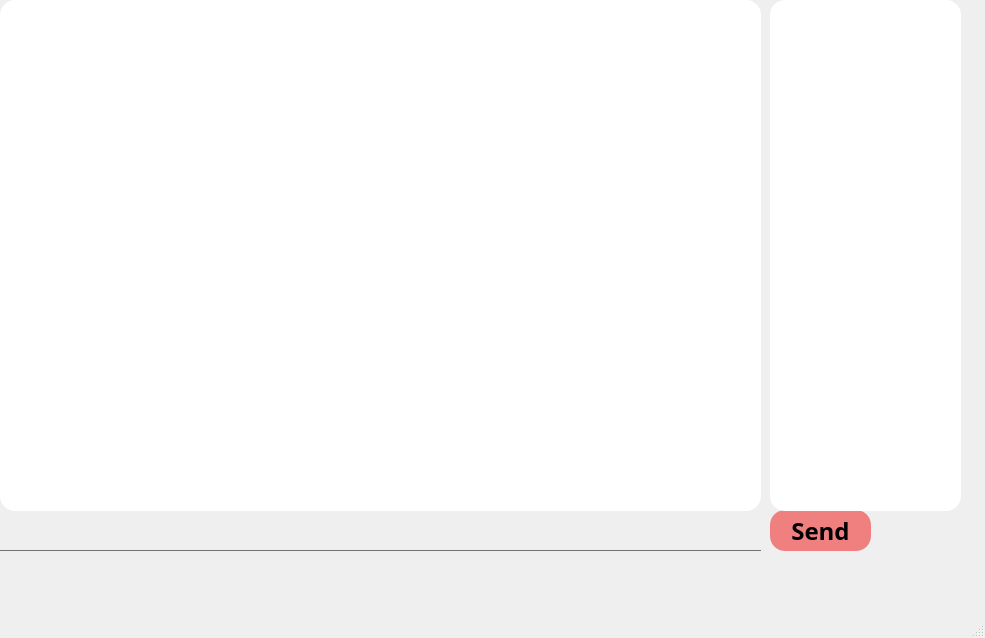
<?xml version="1.0" encoding="UTF-8"?>
<ui version="4.0">
 <class>MainWindow</class>
 <widget class="QMainWindow" name="MainWindow">
  <property name="geometry">
   <rect>
    <x>0</x>
    <y>0</y>
    <width>985</width>
    <height>638</height>
   </rect>
  </property>
  <property name="windowTitle">
   <string>MainWindow</string>
  </property>
  <property name="windowIcon">
   <iconset>
    <normaloff>iconchat.ico</normaloff>iconchat.ico</iconset>
  </property>
  <property name="styleSheet">
   <string notr="true">*{
font-family:century gothic;
font-size:24px;
}
QListWidget
{
background:#333;
color:#717072;
}
QFrame
{
background:#333		;
border-radius:15px;
}
QPushButton
{
background:#F08080	;;
border-radius:15px;
}
QToolButton
{
background:#F08080	;;
border-radius:60px;
}
QLabel
{
color:white;
font-size:18px;
}

QPushButton:hover
{
color:#333;
border-radius:15px;
background:#ffffff	;
}
QLineEdit
{
background:transparent;
border:none;
color:#717072;
border-bottom:1px solid #717072;
}
QPushButton#back
{
border-radius:20px;
}</string>
  </property>
  <widget class="QWidget" name="centralwidget">
   <widget class="QLineEdit" name="lineEdit">
    <property name="geometry">
     <rect>
      <x>0</x>
      <y>510</y>
      <width>761</width>
      <height>41</height>
     </rect>
    </property>
    <property name="font">
     <font>
      <family>century gothic</family>
      <pointsize>-1</pointsize>
     </font>
    </property>
   </widget>
   <widget class="QPushButton" name="SendButton">
    <property name="geometry">
     <rect>
      <x>770</x>
      <y>510</y>
      <width>101</width>
      <height>41</height>
     </rect>
    </property>
    <property name="font">
     <font>
      <family>century gothic</family>
      <pointsize>-1</pointsize>
      <weight>75</weight>
      <bold>true</bold>
     </font>
    </property>
    <property name="text">
     <string>Send</string>
    </property>
    <property name="autoDefault">
     <bool>true</bool>
    </property>
    <property name="default">
     <bool>false</bool>
    </property>
    <property name="flat">
     <bool>false</bool>
    </property>
   </widget>
   <widget class="QListWidget" name="listWidget">
    <property name="geometry">
     <rect>
      <x>0</x>
      <y>0</y>
      <width>761</width>
      <height>511</height>
     </rect>
    </property>
    <property name="styleSheet">
     <string notr="true">QListWidget
{
background:white;
}</string>
    </property>
    <property name="flow">
     <enum>QListView::TopToBottom</enum>
    </property>
   </widget>
   <widget class="QListWidget" name="users_online">
    <property name="geometry">
     <rect>
      <x>770</x>
      <y>0</y>
      <width>191</width>
      <height>511</height>
     </rect>
    </property>
    <property name="styleSheet">
     <string notr="true">QListWidget
{
background-color:white;
}</string>
    </property>
   </widget>
  </widget>
  <widget class="QMenuBar" name="menubar">
   <property name="geometry">
    <rect>
     <x>0</x>
     <y>0</y>
     <width>985</width>
     <height>35</height>
    </rect>
   </property>
  </widget>
  <widget class="QStatusBar" name="statusbar"/>
 </widget>
 <resources/>
 <connections>
  <connection>
   <sender>lineEdit</sender>
   <signal>textChanged(QString)</signal>
   <receiver>lineEdit</receiver>
   <slot>setText(QString)</slot>
   <hints>
    <hint type="sourcelabel">
     <x>402</x>
     <y>551</y>
    </hint>
    <hint type="destinationlabel">
     <x>350</x>
     <y>551</y>
    </hint>
   </hints>
  </connection>
 </connections>
</ui>
